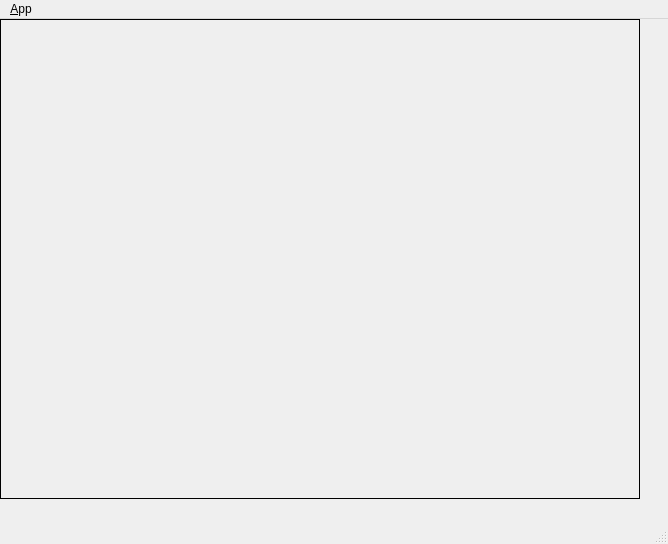
<?xml version="1.0" encoding="UTF-8"?>
<ui version="4.0">
 <class>MainWindowDesign</class>
 <widget class="QMainWindow" name="MainWindowDesign">
  <property name="geometry">
   <rect>
    <x>0</x>
    <y>0</y>
    <width>668</width>
    <height>544</height>
   </rect>
  </property>
  <property name="windowTitle">
   <string>QRosApp</string>
  </property>
  <property name="windowIcon">
   <iconset resource="../../hanoivision2020/resources/images.qrc">
    <normaloff>:/images/icon.png</normaloff>:/images/icon.png</iconset>
  </property>
  <property name="locale">
   <locale language="English" country="Australia"/>
  </property>
  <widget class="QWidget" name="centralwidget">
   <widget class="QLabel" name="labelOrg">
    <property name="geometry">
     <rect>
      <x>0</x>
      <y>0</y>
      <width>640</width>
      <height>480</height>
     </rect>
    </property>
    <property name="frameShape">
     <enum>QFrame::Box</enum>
    </property>
    <property name="text">
     <string/>
    </property>
   </widget>
  </widget>
  <widget class="QMenuBar" name="menubar">
   <property name="geometry">
    <rect>
     <x>0</x>
     <y>0</y>
     <width>668</width>
     <height>22</height>
    </rect>
   </property>
   <widget class="QMenu" name="menu_File">
    <property name="title">
     <string>&amp;App</string>
    </property>
    <addaction name="action_Preferences"/>
    <addaction name="separator"/>
    <addaction name="actionAbout"/>
    <addaction name="actionAbout_Qt"/>
    <addaction name="separator"/>
    <addaction name="action_Quit"/>
   </widget>
   <addaction name="menu_File"/>
  </widget>
  <widget class="QStatusBar" name="statusbar"/>
  <action name="action_Quit">
   <property name="text">
    <string>&amp;Quit</string>
   </property>
   <property name="shortcut">
    <string>Ctrl+Q</string>
   </property>
   <property name="shortcutContext">
    <enum>Qt::ApplicationShortcut</enum>
   </property>
  </action>
  <action name="action_Preferences">
   <property name="text">
    <string>&amp;Preferences</string>
   </property>
  </action>
  <action name="actionAbout">
   <property name="text">
    <string>&amp;About</string>
   </property>
  </action>
  <action name="actionAbout_Qt">
   <property name="text">
    <string>About &amp;Qt</string>
   </property>
  </action>
 </widget>
 <resources>
  <include location="../../hanoivision2020/resources/images.qrc"/>
 </resources>
 <connections>
  <connection>
   <sender>action_Quit</sender>
   <signal>triggered()</signal>
   <receiver>MainWindowDesign</receiver>
   <slot>close()</slot>
   <hints>
    <hint type="sourcelabel">
     <x>-1</x>
     <y>-1</y>
    </hint>
    <hint type="destinationlabel">
     <x>399</x>
     <y>299</y>
    </hint>
   </hints>
  </connection>
 </connections>
</ui>
